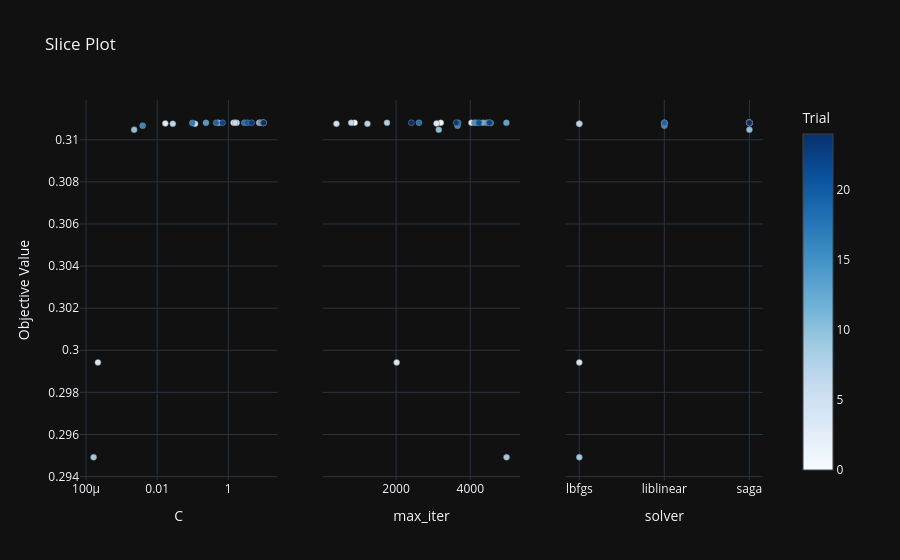

Notebook code for this chart:
### Code cell
optuna.visualization.plot_slice(study)

### Figure 1 — Plotly figure (JSON) as saved in the notebook; plotly's stock layout.template omitted (floating-point values rounded to 4 significant figures)
{"data": [{"marker": {"color": [0, 1, 2, 3, 4, 5, 6, 7, 8, 9, 10, 11, 12, 13, 14, 15, 16, 17, 18, 19, 20, 21, 22, 23, 24], "colorbar": {"title": {"text": "Trial"}, "x": 1.0, "xpad": 40}, "colorscale": [[0.0, "rgb(247,251,255)"], [0.125, "rgb(222,235,247)"], [0.25, "rgb(198,219,239)"], [0.375, "rgb(158,202,225)"], [0.5, "rgb(107,174,214)"], [0.625, "rgb(66,146,198)"], [0.75, "rgb(33,113,181)"], [0.875, "rgb(8,81,156)"], [1.0, "rgb(8,48,107)"]], "line": {"color": "Grey", "width": 0.5}, "showscale": true}, "mode": "markers", "name": "Feasible Trial", "showlegend": false, "x": [1.41, 7.417, 1.72, 0.01696, 0.0002159, 0.1164, 1.561, 0.02757, 0.5294, 0.0001635, 0.002256, 9.738, 9.477, 7.956, 0.2356, 9.495, 0.00391, 0.09704, 2.808, 0.4554, 3.414, 9.894, 0.6864, 4.507, 9.872], "y": [0.3108, 0.3108, 0.3108, 0.3108, 0.2994, 0.3108, 0.3108, 0.3108, 0.3108, 0.2949, 0.3105, 0.3108, 0.3108, 0.3108, 0.3108, 0.3108, 0.3107, 0.3108, 0.3108, 0.3108, 0.3108, 0.3108, 0.3108, 0.3108, 0.3108], "type": "scatter", "xaxis": "x", "yaxis": "y"}, {"marker": {"color": [0, 1, 2, 3, 4, 5, 6, 7, 8, 9, 10, 11, 12, 13, 14, 15, 16, 17, 18, 19, 20, 21, 22, 23, 24], "colorbar": {"title": {"text": "Trial"}, "x": 1.0, "xpad": 40}, "colorscale": [[0.0, "rgb(247,251,255)"], [0.125, "rgb(222,235,247)"], [0.25, "rgb(198,219,239)"], [0.375, "rgb(158,202,225)"], [0.5, "rgb(107,174,214)"], [0.625, "rgb(66,146,198)"], [0.75, "rgb(33,113,181)"], [0.875, "rgb(8,81,156)"], [1.0, "rgb(8,48,107)"]], "line": {"color": "Grey", "width": 0.5}, "showscale": false}, "mode": "markers", "name": "Feasible Trial", "showlegend": false, "x": [883, 3206, 4031, 3090, 2016, 393, 790, 1228, 1755, 4978, 3151, 4450, 4344, 4974, 4111, 4153, 3657, 4550, 2617, 3675, 4506, 4233, 4521, 3620, 2412], "y": [0.3108, 0.3108, 0.3108, 0.3108, 0.2994, 0.3108, 0.3108, 0.3108, 0.3108, 0.2949, 0.3105, 0.3108, 0.3108, 0.3108, 0.3108, 0.3108, 0.3107, 0.3108, 0.3108, 0.3108, 0.3108, 0.3108, 0.3108, 0.3108, 0.3108], "type": "scatter", "xaxis": "x2", "yaxis": "y2"}, {"marker": {"color": [0, 1, 2, 3, 4, 5, 6, 7, 8, 9, 10, 11, 12, 13, 14, 15, 16, 17, 18, 19, 20, 21, 22, 23, 24], "colorbar": {"title": {"text": "Trial"}, "x": 1.0, "xpad": 40}, "colorscale": [[0.0, "rgb(247,251,255)"], [0.125, "rgb(222,235,247)"], [0.25, "rgb(198,219,239)"], [0.375, "rgb(158,202,225)"], [0.5, "rgb(107,174,214)"], [0.625, "rgb(66,146,198)"], [0.75, "rgb(33,113,181)"], [0.875, "rgb(8,81,156)"], [1.0, "rgb(8,48,107)"]], "line": {"color": "Grey", "width": 0.5}, "showscale": false}, "mode": "markers", "name": "Feasible Trial", "showlegend": false, "x": ["saga", "saga", "saga", "liblinear", "lbfgs", "lbfgs", "saga", "lbfgs", "liblinear", "lbfgs", "saga", "saga", "saga", "saga", "saga", "saga", "liblinear", "saga", "saga", "liblinear", "saga", "saga", "saga", "saga", "saga"], "y": [0.3108, 0.3108, 0.3108, 0.3108, 0.2994, 0.3108, 0.3108, 0.3108, 0.3108, 0.2949, 0.3105, 0.3108, 0.3108, 0.3108, 0.3108, 0.3108, 0.3107, 0.3108, 0.3108, 0.3108, 0.3108, 0.3108, 0.3108, 0.3108, 0.3108], "type": "scatter", "xaxis": "x3", "yaxis": "y3"}], "layout": {"xaxis": {"anchor": "y", "domain": [0.0, 0.2889], "title": {"text": "C"}, "type": "log"}, "yaxis": {"anchor": "x", "domain": [0.0, 1.0], "title": {"text": "Objective Value"}}, "xaxis2": {"anchor": "y2", "domain": [0.3556, 0.6444], "title": {"text": "max_iter"}}, "yaxis2": {"anchor": "x2", "domain": [0.0, 1.0], "matches": "y", "showticklabels": false}, "xaxis3": {"anchor": "y3", "domain": [0.7111, 1.0], "title": {"text": "solver"}, "type": "category", "categoryorder": "array", "categoryarray": ["lbfgs", "liblinear", "saga"]}, "yaxis3": {"anchor": "x3", "domain": [0.0, 1.0], "matches": "y", "showticklabels": false}, "title": {"text": "Slice Plot"}}}
